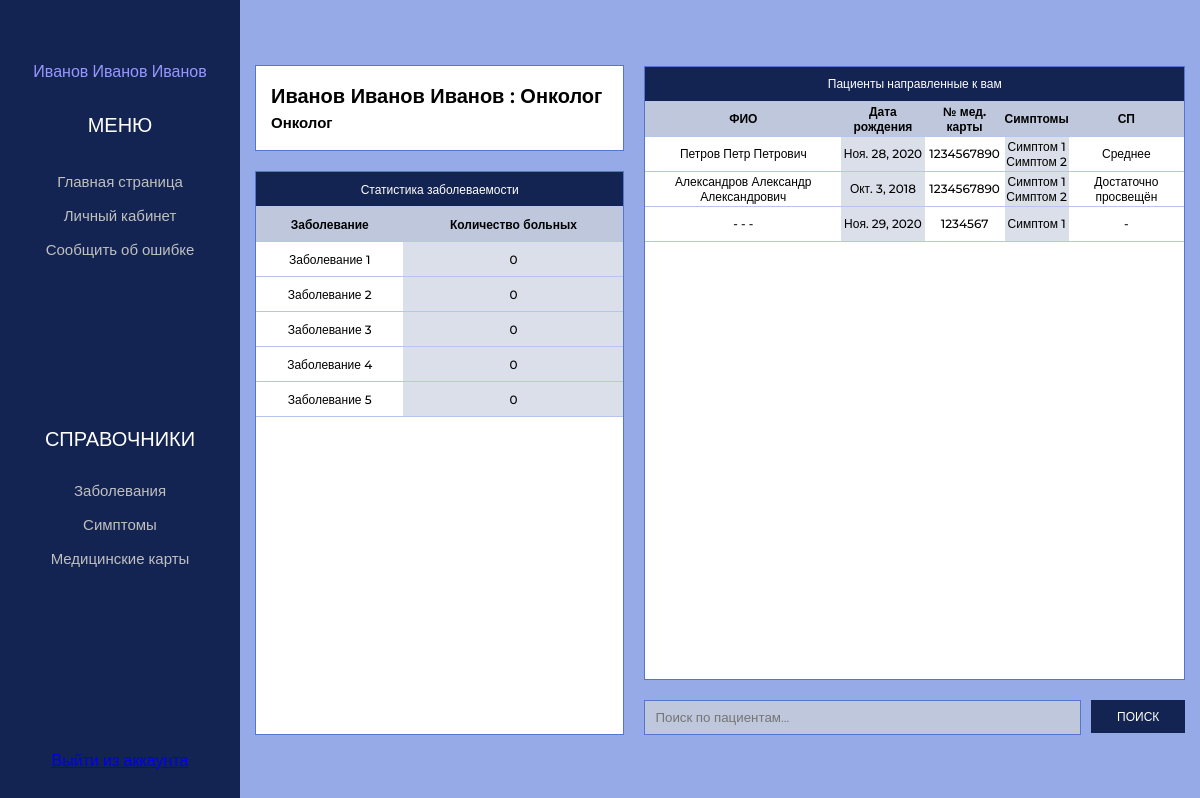
Page /profile (signed in) on the committed database.
### account/models.py (models this page shows, shortened)
class Account(AbstractBaseUser):
    username            = models.CharField(max_length=30, unique=True, verbose_name='Логин')
    surname_doctor      = models.CharField(max_length=50, verbose_name='Фамилия врача', null=True)
    name_doctor         = models.CharField(max_length=50, verbose_name='Имя врача', null=True)
    middlename_doctor   = models.CharField(max_length=50, verbose_name='Отчество врача', null=True)
    date_joined         = models.DateTimeField(max_length=50, verbose_name='Дата регистраци', null=True, auto_now_add=True)
    last_login          = models.DateTimeField(max_length=50, verbose_name='Дата последнего входа', null=True, auto_now=True)
    positions_doctor    = models.ForeignKey(Positions, on_delete = models.DO_NOTHING, verbose_name = 'Должность', null=True)
    diseases            = models.ManyToManyField(to='app.Disease', verbose_name="Заболевания", blank='True')
    is_staff            = models.BooleanField(verbose_name='Доктор-администратор',default = False)
    is_admin            = models.BooleanField(default = False)
    is_active           = models.BooleanField(default = True)
    is_superuser        = models.BooleanField(default = False)
    USERNAME_FIELD = 'username'
    REQUIRED_FIELDS = ['surname_doctor', 'name_doctor', 'middlename_doctor']
    objects = MyAccountManager()
    def __str__(self):
        return self.surname_doctor + ' ' + self.name_doctor + ' ' + self.middlename_doctor  + ' : ' + self.positions_doctor.positions_name
    class Meta:
        verbose_name = "Аккаунт"
        verbose_name_plural = "Аккаунты"

class Positions(models.Model):
    positions_name = models.CharField(max_length=50, verbose_name='Наименование роли')
    class Meta:
        verbose_name = "Роль"
        verbose_name_plural = "Роли"

### app/models.py (models this page shows, shortened)
class Disease(models.Model):
    name_disease                                = models.CharField(max_length=50, verbose_name='Наименование заболевания', null=False)
    description_disease                         = models.TextField(verbose_name='Описание заболевания', null=False)
    number_of_patients                          = models.IntegerField(verbose_name='Количество заболевших', null=True, default=0)
    symptoms                                    = models.ManyToManyField(Symptom, verbose_name="Симптом", related_name='diseases')
    status_genetic_predisposition               = models.BooleanField( verbose_name='Наличие генетических предрасположенностей', default=False)
    description_genetic_predisposition          = models.TextField(verbose_name='Описание генетической предрасположенности', null=True, blank=True, default='-')
    class Meta:
        verbose_name            = "Заболевание"
        verbose_name_plural     = "Заболевания"

class Patient(models.Model):
    surname_patient             = models.CharField(max_length=50, verbose_name='Фамилия пациента', null=True, blank=True)
    name_patient                = models.CharField(max_length=50, verbose_name='Имя пациента', null=True, blank=True)
    middlename_patient          = models.CharField(max_length=50, verbose_name='Отчество пациента', null=True, blank=True)
    email                       = models.EmailField(verbose_name='Почта', max_length=254, null=True, blank=True)
    birthday_patient            = models.DateField(max_length=50, verbose_name='День рождение пациента', null=True, blank=True)
    gender_patient              = models.CharField(max_length=50, verbose_name='Пол пациента', null=True, blank=True)
    enlightenment_patient       = models.CharField(max_length=50, verbose_name='Санитарное просвящение пациента', null=True)
    number_of_medical_card      = models.CharField(max_length=50, verbose_name='Номер медицинской карты', null=True)
    symptoms_patient            = models.ManyToManyField('Symptom', verbose_name="Симптомы", related_name = 'symptoms_patient' , blank=True)
    childhood_diseases          = models.ManyToManyField('Disease', verbose_name="Болезни детства", related_name = 'childhood_diseases', blank=True)
    relatives_diseases          = models.ManyToManyField('Disease', verbose_name="Болезни у родственников", related_name = 'relatives_diseases', blank=True)
    chronic_disease             = models.CharField(max_length=250, verbose_name='Хронические заболевания', null=True, blank=True)
    description_recommendation  = models.CharField(max_length=200, verbose_name='Описание рекомендации', null=True, blank=True)
    date_recommendation         = models.DateField(max_length=50, verbose_name='Дата выдачи рекомендации', null=True, blank=True)
    period_recommendation       = models.DateField(max_length=50, verbose_name='Период времени', null=True, blank=True)
    fk_account                  = models.ForeignKey(Account, on_delete = models.DO_NOTHING, verbose_name = 'Врач', null=True, blank=True)
    class Meta:
        verbose_name            = "Пациент"
        verbose_name_plural     = "Пациенты"

class Symptom(models.Model):
    name_symptom            = models.CharField(max_length=50, verbose_name='Наименование симптома', null=False)
    description_symptom     = models.CharField(max_length=200, verbose_name='Описание симптома', null=False)
    class Meta:
        verbose_name            = "Симптом"
        verbose_name_plural     = "Симптомы"

### app/views.py (the view)
# urls.py: path('profile', views.profile, name='profile'),
def profile(request):
    user_id = request.user.id
    user = request.user
    if not user.is_authenticated:
        return redirect('/accounts/login/')
    search_query = request.GET.get('search','')
    if search_query:
        info = Patient.objects.filter(Q(surname_patient__icontains=search_query) |
        Q(name_patient__icontains=search_query) |
        Q(middlename_patient__icontains=search_query) |
        Q(number_of_medical_card__icontains=search_query) |
        Q(enlightenment_patient__icontains=search_query) |
        Q(symptoms_patient__name_symptom__icontains=search_query) |
        Q(birthday_patient__icontains=search_query))
    else:
        info = Patient.objects.filter(fk_account__in=[user_id])
    elements = Disease.objects.all()
    context = {'elements': elements, 'info': info}
    return render(request, 'app/doctor/profile.html', context)

### app/templates/app/doctor/profile.html (shortened to what this page needs)
{% extends 'app/doctor/base_nav.html' %}
{% load static %}
{% block content %}
<section class="main">
    <div class="container">
        <div class="main_inner">
            <div class="main_left_block">
                <div class="card">
                    <p class="card_fio">{{request.user}}</p>
                    <p class="card_position">{{request.user.positions_doctor.positions_name }}</p>
                </div>
                <div class="statistic">
                    {% if elements %}
                    <table class="table profile_doctor" border="0" cellspacing="0">
                        <tr class="header_table black_title">
                            <td width='100%' colspan="2">Статистика заболеваемости</td>
                        </tr>
                        <tr class="header_table">
                            <th>Заболевание</th>
                            <th>Количество больных</th>
                        </tr>
                        {% for el in elements %}
                        <tr class="header_table">
                            <td>{{ el.name_disease }}</td>
                            <td class="color">{{ el.number_of_patients }}</td>
                        </tr>
                        {% endfor %}
                        {% else %}
                        <tr class="header_table">
                            <td width=90%>
                                <p style="margin:20px 20px 20px 20px" class="input_title">Нет записей</p>
                            </td>
                        </tr>
                        {% endif %}
                    </table>
                </div>
            </div>
            <div class="main_right_block">
                <div class="main_right_elements">
                    <table class="table profile_doctor" border="0" cellspacing="0">
                        <tr class="header_table black_title">
                            <td colspan="5">Пациенты направленные к вам</td>
                        </tr>
                        <tr class="header_table">
                            <th>ФИО</th>
                            <th>Дата рождения</th>
                            <th>№ мед. карты</th>
                            <th>Симптомы</th>
                            <th>СП</th>
                        </tr>
                        {% for i in info %}
                            <tr class="header_table">
                                <td>{{ i.surname_patient }} {{ i.name_patient }} {{ i.middlename_patient }}</td>
                                <td class="color">{{ i.birthday_patient }}</td>
                                <td >{{ i.number_of_medical_card }}</td>
                                    <td class="color">
                                    {% for s in i.symptoms_patient.all %}
                                    <p>{{ s.name_symptom }}</p>
                                    {% endfor %}
                                    </td>
                                <td >{{ i.enlightenment_patient }}</td>
                            </tr>
                        {% endfor %}
                    </table>
                </div>
                <form class="search_profile" action="{% url 'profile' %}" method="GET">
                    <input type="text" class="search_profile_bottom" name="search" placeholder="Поиск по пациентам..." />
                    <button type="submit" class="bottom_button">ПОИСК</button>
                </form>
            </div>
        </div>
    </div>
</section>
{% endblock content %}

### app/templates/app/doctor/base_nav.html (shortened to what this page needs)
{% load static %}
<!DOCTYPE html>
<html lang="ru">
<head>
    <link rel="stylesheet" href="{% static 'app/css/style.css' %}" />
    <link rel="stylesheet" href="https://use.fontawesome.com/releases/v5.8.2/css/all.css">
</head>
<body>
    <section class="panel">
        <p class="user">{{request.user.surname_doctor}} {{request.user.name_doctor}} {{request.user.middlename_doctor}}</p>
        <p class="panel_title">МЕНЮ</p>
        <a class="profile" href="{% url 'index' %}">Главная страница</a>
        <a class="profile two" href="{% url 'profile' %}">Личный кабинет</a>
        <a class="profile two" href="{% url 'report' %}">Сообщить об ошибке</a>
        <ul class="directory">
            <p class="panel_title_two">СПРАВОЧНИКИ</p>
            <li class="li"><a class="link" href="{% url 'disease' %}">Заболевания</a></li>
            <li class="li"><a class="link" href="{% url 'symptom' %}">Симптомы</a></li>
            <li class="li"><a class="link" href="{% url 'medicalRecord' %}">Медицинские карты</a></li>
        </ul>
        <a class="link" href="{% url 'logout' %}">Выйти из аккаунта</a>
    </section>
    {% block content %}
    {% endblock %}
</body>
</html>

### app/static/app/css/style.css (style rules this page uses)
.bottom_button, .bottom_delete, .back_regisrtation { border: none; color: #fff; cursor: pointer; background: #132452; }
* { margin: 0; padding: 0; -webkit-box-sizing: border-box; box-sizing: border-box; font-family: "Montserrat", sans-serif; }
html { background-color: #b8c4e6; }
.container { position: relative; padding: 0 15px 0 15px; max-width: 1160px; width: 100%; margin: 0 auto; }
body { display: -webkit-box; display: -ms-flexbox; display: flex; -webkit-box-pack: justify; -ms-flex-pack: justify; justify-content: space-between; }
.main { background-color: #95aae6; margin-left: 20%; padding-top: 25px; padding-bottom: 25px; width: 80%; height: 100vh; position: relative; display: -webkit-box; display: -ms-flexbox; display: flex; -webkit-box-orient: vertical; -webkit-box-direction: normal; -ms-flex-direction: column; flex-direction: column; -webkit-box-pack: center; -ms-flex-pack: center; justify-content: center; -webkit-box-align: center; -ms-flex-align: center; align-items: center; }
.table { position: absolute; width: 130%; text-align: center; font-size: 12px; font-weight: 500; font-style: normal; }
.table.profile_doctor { width: 100%; }
.color { background-color: #dbdfe9; }
th { background-color: #bfc7dd; border-color: #6b6b6b; }
.header_table { height: 35px; }
.header_table.black_title { background-color: #132452; color: white; }
.bottom_button { margin-left: 10px; font-size: 12px; width: 95px; height: 33px; -webkit-transition: background 0.2s linear; transition: background 0.2s linear; }
.panel { padding-top: 60px; padding-bottom: 30px; margin: 0 auto; display: -webkit-box; display: -ms-flexbox; display: flex; -webkit-box-orient: vertical; -webkit-box-direction: normal; -ms-flex-direction: column; flex-direction: column; -webkit-box-align: center; -ms-flex-align: center; align-items: center; position: absolute; width: 20%; height: 100%; background-color: #132452; color: #fff; }
.panel .panel_title { font-size: 20px; margin-bottom: 20px; }
.panel_title_two { font-size: 20px; margin-bottom: 30px; }
.directory { width: 100%; height: 100%; display: -webkit-box; display: -ms-flexbox; display: flex; -webkit-box-orient: vertical; -webkit-box-direction: normal; -ms-flex-direction: column; flex-direction: column; -webkit-box-pack: center; -ms-flex-pack: center; justify-content: center; text-align: center; font-size: 15px; list-style-type: none; }
.directory .link { text-decoration: none; color: silver; }
.directory .li { margin-bottom: 15px; }
.profile { font-size: 15px; margin-top: 15px; color: silver; text-decoration: none; }
th, td { border-bottom: 1px solid #b6c5ec; }
.user { margin-bottom: 30px; line-height: 23px; text-align: center; color: #9798ff; max-width: 230px; }
.main_inner { height: 625px; display: -webkit-box; display: -ms-flexbox; display: flex; -webkit-box-pack: justify; -ms-flex-pack: justify; justify-content: space-between; -webkit-box-align: center; -ms-flex-align: center; align-items: center; }
.main_left_block { margin-right: 20px; display: -webkit-box; display: -ms-flexbox; display: flex; -webkit-box-orient: vertical; -webkit-box-direction: normal; -ms-flex-direction: column; flex-direction: column; -webkit-box-pack: justify; -ms-flex-pack: justify; justify-content: space-between; width: 41%; height: 670px; }
.statistic { position: relative; top: 0; left: 0; height: 90%; background-color: #FFFFFF; border: 1px solid #5576CF; }
.card { position: relative; padding: 15px; margin-bottom: 20px; background: #FFFFFF; border: 1px solid #5576CF; }
.card .card_fio { font-weight: 600; font-size: 20px; line-height: 30px; color: #000000; }
.card .card_position { font-style: normal; font-weight: 600; font-size: 15px; line-height: 24px; color: #000000; }
.main_right_block { width: 60%; }
.main_right_elements { position: relative; margin-bottom: 20px; height: 614px; background: #FFFFFF; border: 1px solid #5576CF; }
.search_profile { display: -webkit-box; display: -ms-flexbox; display: flex; -webkit-box-pack: justify; -ms-flex-pack: justify; justify-content: space-between; width: 100%; }
.search_profile .search_profile_bottom { width: 82%; padding: 0 10px; height: 35px; background: #bfc7dd; border: 1px solid #5576cf; }

### rows in the picture
Account: user.surname_doctor "Иванов", user.name_doctor "Иванов", user.middlename_doctor "Иванов", user "Иванов Иванов Иванов : Онколог", user.positions_doctor.positions_name "Онколог"
Disease: name_disease "Заболевание 1", number_of_patients "0"
Disease: name_disease "Заболевание 2", number_of_patients "0"
Disease: name_disease "Заболевание 3", number_of_patients "0"
Disease: name_disease "Заболевание 4", number_of_patients "0"
Disease: name_disease "Заболевание 5", number_of_patients "0"
Patient: surname_patient "Петров", name_patient "Петр", middlename_patient "Петрович", birthday_patient "Ноя. 28, 2020", number_of_medical_card "1234567890", enlightenment_patient "Среднее"
Symptom: name_symptom "Симптом 1"
Symptom: name_symptom "Симптом 2"
Patient: surname_patient "Александров", name_patient "Александр", middlename_patient "Александрович", birthday_patient "Окт. 3, 2018", number_of_medical_card "1234567890", enlightenment_patient "Достаточно просвещён"
Patient: surname_patient "-", name_patient "-", middlename_patient "-", birthday_patient "Ноя. 29, 2020", number_of_medical_card "1234567", enlightenment_patient "-"
